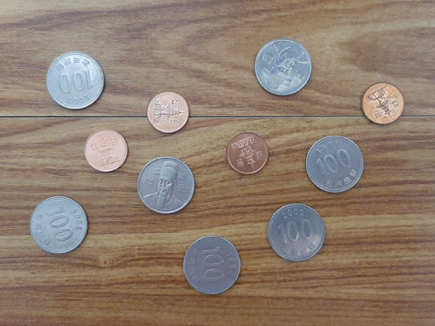
#> input picture Project/CoinCalculator/image.png, 435 x 326 px, found by its file name
$ python threshold.py
#> lines starting #> are read from the running program, lines starting #| are printed output that depends on the picture
import sys
import cv2

src = cv2.imread('image.png', cv2.IMREAD_GRAYSCALE)
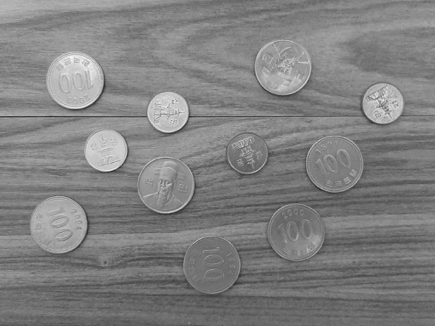
#> src: shape (326, 435); min 42, max 246, mean 128

if src is None:
    print('Image load failed!')
    sys.exit()

# 트랙바 사용
def on_threshold(pos):
    _, dst = cv2.threshold(src, pos, 255, cv2.THRESH_BINARY)
    cv2.imshow('dst', dst)

cv2.imshow('src', src)
cv2.namedWindow('dst')
#> (the run stopped early here; a loop or call above may not have finished)
